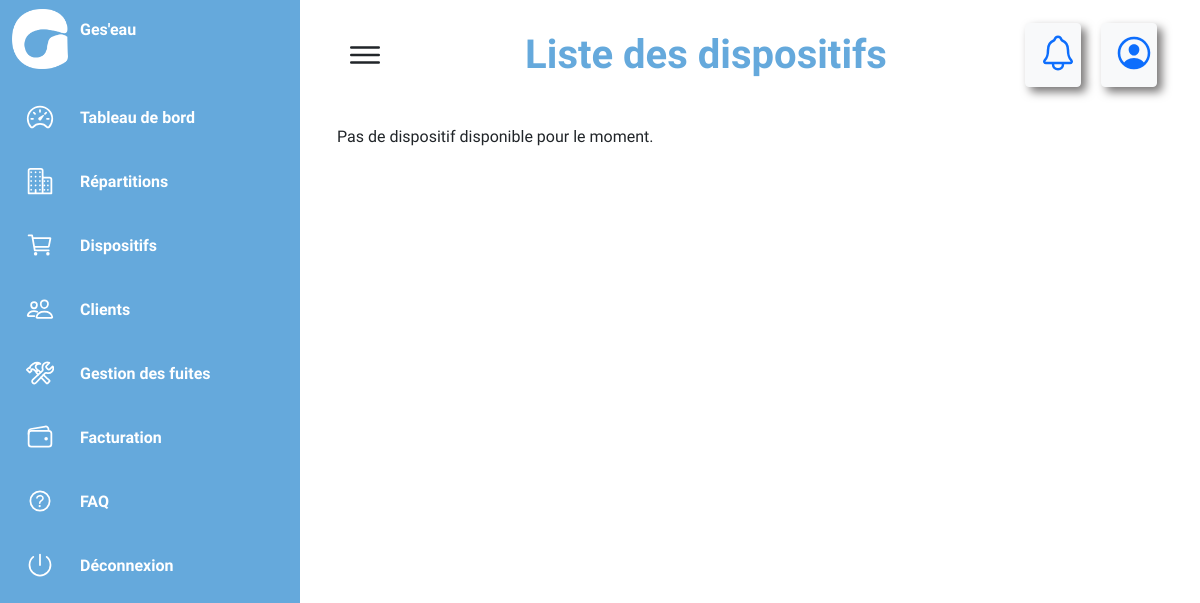
The page /profil/dispo/ (signed in) on the database as committed earlier.
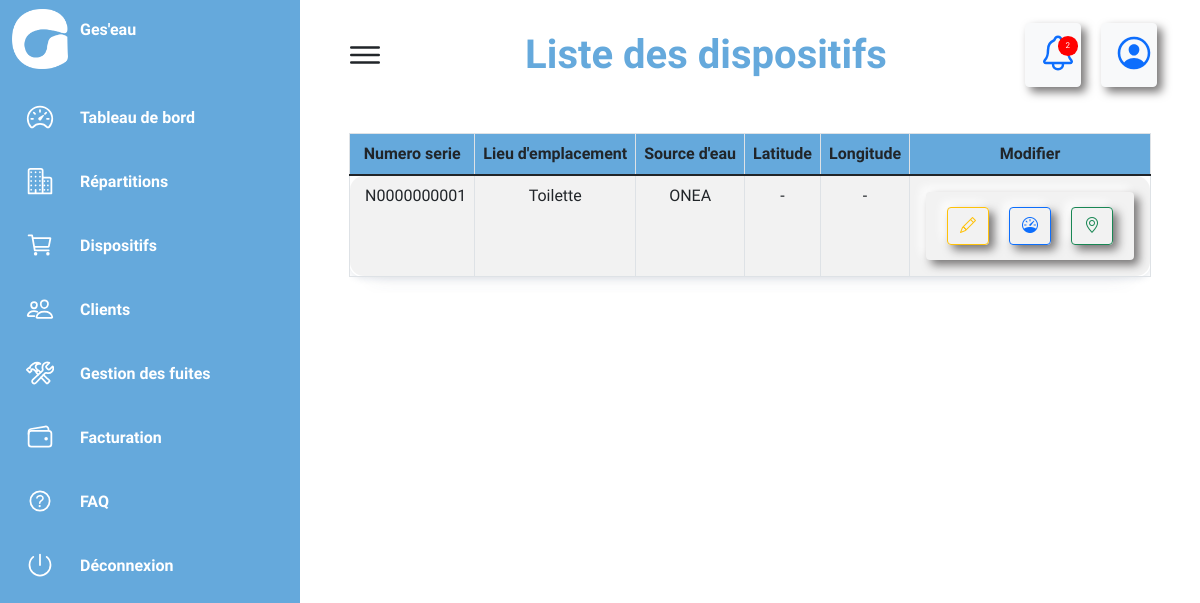
The same page on the database as committed later.
### conso/models.py (models this page shows, shortened)
class Dispositif(models.Model):
    section = models.ForeignKey(Section, null=True, blank=True, on_delete=models.CASCADE)
    client = models.ForeignKey(Client, null=True, blank=True, on_delete=models.CASCADE)
    numero_serie = models.CharField(max_length=100, null=True, blank=True, verbose_name="Numéro serie")
    nom_lieu = models.CharField(max_length=100,null=True,blank=True,verbose_name="Le lieu où se trouve le dispositif")
    source_eau = models.CharField(max_length=100,null = True, blank=True, verbose_name="Source d'eau")
    class Meta:
        unique_together = ('section', 'nom_lieu')

### conso/views.py (the view)
# urls.py: path('profil/dispo/',views.dispo,name="dispo"),
@login_required
def dispo(request):
    client = request.user
    dispos = Dispositif.objects.filter(section__entreprise__user=client)
    alert_count = Alert.objects.filter(entreprise__user=client, is_read=False).count()
    localisationG = []
    for dispo in dispos:
        last_localisation = Localisation.objects.filter(dispositif=dispo).order_by('-id').first()
        localisationG.append({
            'dispositif': dispo,
            'last_localisation': last_localisation  # Peut être None si aucune localisation n'est trouvée
        })
    first_localisation = next((loc for loc in localisationG if loc['last_localisation']), None)
    context = {
        'localisationG': localisationG,
        'first_localisation': first_localisation,
        'alert_count': alert_count
    }
    return render(request, 'conso/dispositif/dispo.html', context)

### conso/templates/conso/dispositif/dispo.html (shortened to what this page needs)
{% extends 'base.html' %}
{% block etatactuel %}
Liste des dispositifs
{% endblock etatactuel %}
{% block content %}
{% if localisationG %}
  <div class="row mt-4 tableau">
    <div class="col-md-12">
      <div class="table-responsive">
        <table class="table table-striped table-bordered table-hover text-center">
          <thead class="sticky-top" style="background-color: #65a9dc;">
            <tr>
              <th scope="col">Numero serie</th>
              <th scope="col">Lieu d'emplacement</th>
              <th scope="col">Source d'eau</th>
              <th scope="col">Latitude</th>
              <th scope="col">Longitude</th>
              <th scope="col">Modifier</th>
            </tr>
          </thead>
          <tbody>
            {% for item in localisationG %}
            <tr>
              <td>{{ item.dispositif.numero_serie }}</td>
              <td>{{ item.dispositif.nom_lieu }}</td>
              <td>{{ item.dispositif.source_eau }}</td>
              <td>{% if item.last_localisation %}{{ item.last_localisation.latitude }}{% else %}-{% endif %}</td>
              <td>{% if item.last_localisation %}{{ item.last_localisation.longitude }}{% else %}-{% endif %}</td>
              <td>
                <div class="btn">
                  <a href="{% url 'update_dispositif' item.dispositif.id %}" class="btn btn-outline-warning bi bi-pencil">
                  </a>
                  <a href="{% url 'graphe_dispo' item.dispositif.id %}" class="btn btn-outline-primary bi bi-speedometer">
                  </a>
                  <a href="{% url 'localisation' item.dispositif.id %}" class="btn btn-outline-success bi bi-geo-alt">
                  </a>
                </div>
              </td>
            </tr>
            {% endfor %}
          </tbody>
        </table>
      </div>
    </div>
  </div>
  <link rel="stylesheet" href="https://unpkg.com/leaflet@1.9.4/dist/leaflet.css"
/>
  <link rel="stylesheet" href="https://unpkg.com/leaflet-routing-machine/dist/leaflet-routing-machine.css">
{% else %}
<div class="row mt-3">
Pas de dispositif disponible pour le moment.
</div>
{% endif %}
{% endblock content %}

Rows that differ between the two databases and show on the page:
added Dispositif: dispositif.numero_serie "N0000000001", dispositif.nom_lieu "Toilette", dispositif.source_eau "ONEA"
Other text that changed with them:
{{ alert_count }}: (not shown) → "2"
text no longer shown: "Pas de dispositif disponible pour le moment."
text now shown: "Numero serie Lieu d'emplacement Source d'eau Latitude Longitude Modifier"
